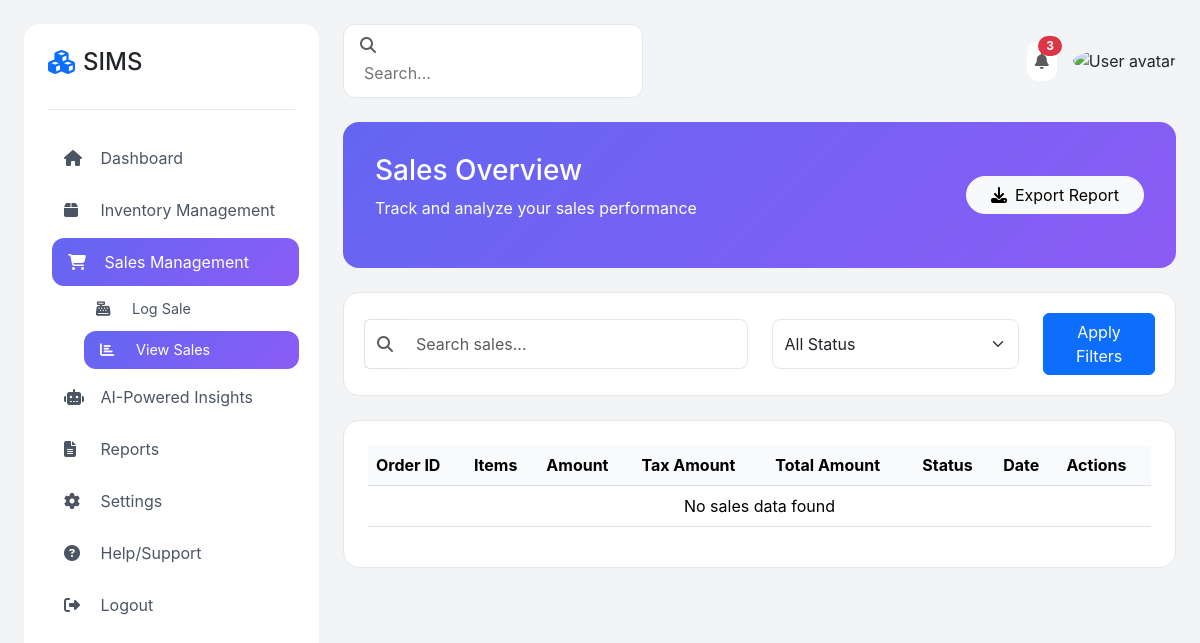
Before: /sales/viewsales.php (signed in) with the older database file.
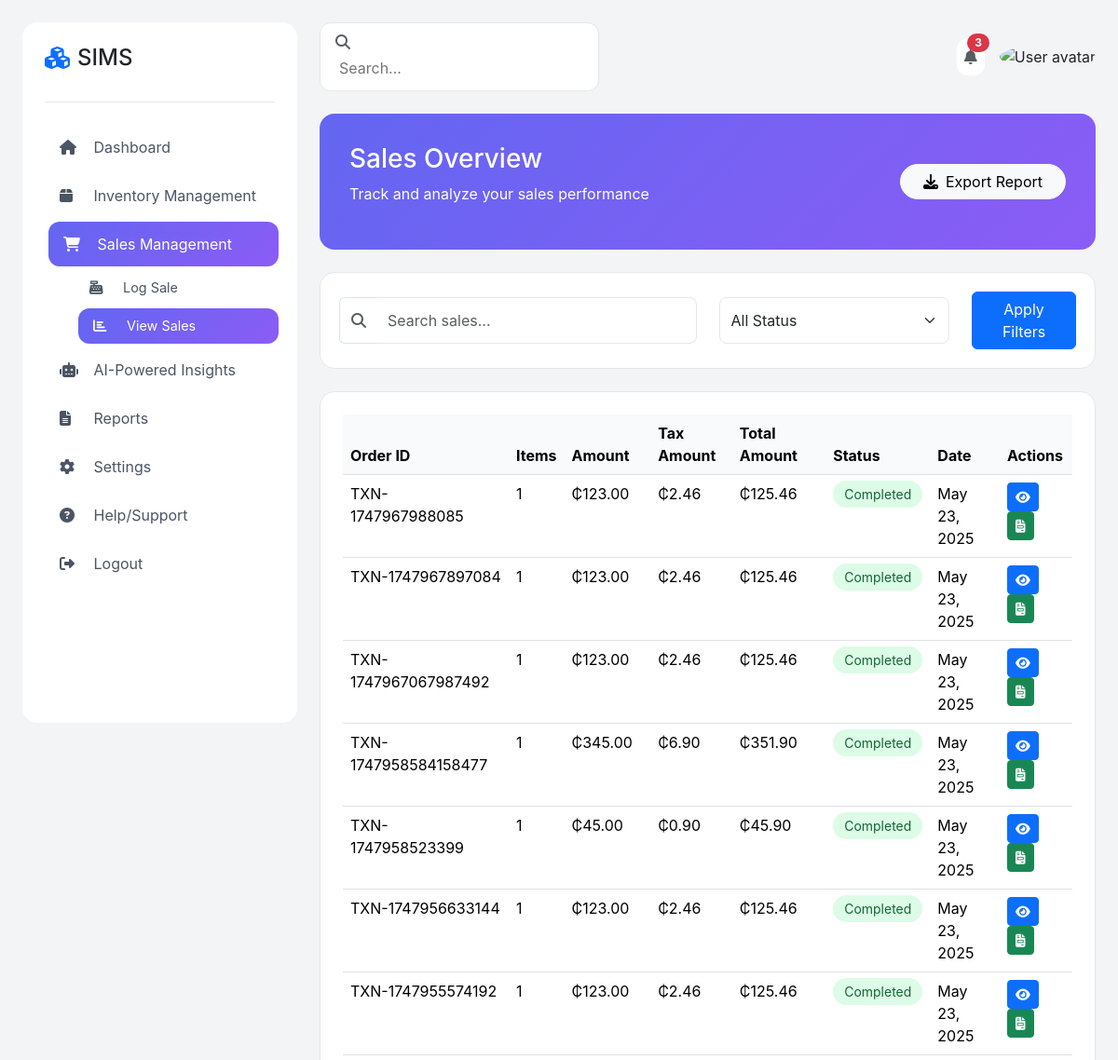
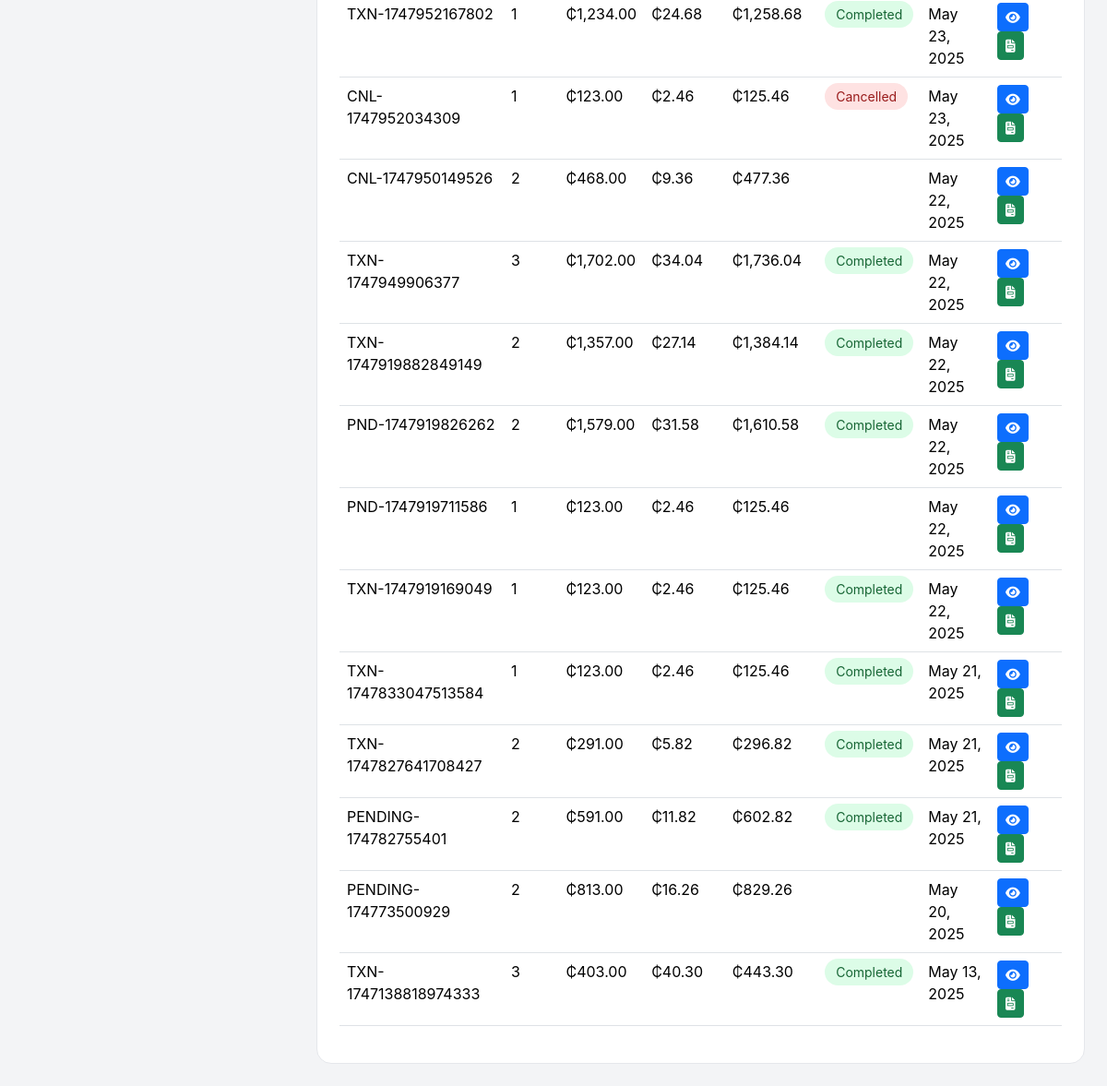
After: the same page with the newer database file (2 pictures, top to bottom).
### tables this page shows
CREATE TABLE `sales` (
  `id` int(11) NOT NULL,
  `transaction_number` varchar(20) NOT NULL,
  `sale_date` datetime NOT NULL,
  `subtotal` decimal(10,2) NOT NULL DEFAULT 0.00,
  `tax_amount` decimal(10,2) NOT NULL DEFAULT 0.00,
  `total_amount` decimal(10,2) NOT NULL DEFAULT 0.00,
  `payment_method` varchar(50) DEFAULT 'Cash',
  `created_by` int(11) NOT NULL,
  `created_at` timestamp NOT NULL DEFAULT current_timestamp(),
  `updated_by` int(11) DEFAULT NULL,
  `updated_at` timestamp NOT NULL DEFAULT current_timestamp() ON UPDATE current_timestamp(),
  `sale_status` enum('Completed','Pending','Cancelled') NOT NULL DEFAULT 'Completed'
);

### sales/viewsales.php (the view, shortened to what the changed rows need)
<?php
include "../config/config.php";
$query = "SELECT
            s.id,
            s.transaction_number,
            COUNT(DISTINCT si.product_id) as item_count,
            s.subtotal,
            s.tax_amount,
            s.total_amount,
            s.sale_status,
            s.sale_date
          FROM
            sales s
          LEFT JOIN
            sale_details si ON s.id = si.sale_id
          LEFT JOIN
            products p ON si.product_id = p.id
          GROUP BY
            s.id
          ORDER BY
            s.sale_date DESC";
$result = mysqli_query($connect, $query);
?>
<!DOCTYPE html>
<html lang="en">
<head>
    <link href="https://cdnjs.cloudflare.com/ajax/libs/bootstrap/5.3.2/css/bootstrap.min.css" rel="stylesheet">
    <link href="https://cdnjs.cloudflare.com/ajax/libs/font-awesome/6.4.2/css/all.min.css" rel="stylesheet">
    <link href="../style/css/style.css" rel="stylesheet">
</head>
<body>
    <div class="layout-container">
        <div class="main-content">
            <div class="inventory-table">
                <div class="table-responsive">
                    <table class="table">
                        <thead>
                            <tr>
                                <th>Order ID</th>
                                <th>Items</th>
                                <th>Amount</th>
                                <th>Tax Amount</th>
                                <th>Total Amount</th>
                                <th>Status</th>
                                <th>Date</th>
                                <th>Actions</th>
                            </tr>
                        </thead>
                        <tbody id="salesTableBody">
                            <?php
                            if ($result && mysqli_num_rows($result) > 0) {
                                while ($row = mysqli_fetch_assoc($result)) {
                                    $statusClass = "";
                                    switch (strtolower($row['sale_status'])) {
                                        case 'completed':
                                            $statusClass = "completed";
                                            break;
                                        case 'cancelled':
                                            $statusClass = "cancelled";
                                            break;
                                        default:
                                            $statusClass = "bg-secondary";
                                    }
                                    echo "<tr data-id='" . htmlspecialchars($row['id']) . "' class='sale-row'>";
                                    echo "<td>" . htmlspecialchars($row['transaction_number']) . "</td>";
                                    echo "<td>" . htmlspecialchars($row['item_count']) . "</td>";
                                    echo "<td>₵" . number_format($row['subtotal'], 2) . "</td>";
                                    echo "<td>₵" . number_format($row['tax_amount'], 2) . "</td>";
                                    echo "<td>₵" . number_format($row['total_amount'], 2) . "</td>";
                                    print_r("<td><span class='status-badge status-" . $statusClass . "'>" . $row['sale_status'] . "</span></td>");
                                    echo "<td>" . date('M d, Y', strtotime($row['sale_date'])) . "</td>";
                                    echo "<td>
                                            <button class='btn btn-sm btn-primary view-details' data-id='" . htmlspecialchars($row['id']) . "'>
                                                <i class='fas fa-eye'></i>
                                            </button>
                                            <button class='btn btn-sm btn-success generate-invoice' data-id='" . htmlspecialchars($row['id']) . "'>
                                                <i class='fas fa-file-invoice'></i>
                                            </button>
                                          </td>";
                                    echo "</tr>";
                                }
                            } else {
                                echo "<tr><td colspan='8' class='text-center'>No sales data found</td></tr>";
                            }
                            ?>
                        </tbody>
                    </table>
                </div>
            </div>
        </div>
    </div>
</body>
</html>

Changed rows visible on the page:
added sales: transaction_number "TXN-1747967988085", item_count "1", subtotal "123.00", tax_amount "2.46", total_amount "125.46", value "Completed", sale_date "May 23, 2025"
added sales: transaction_number "TXN-1747967897084", item_count "1", subtotal "123.00", tax_amount "2.46", total_amount "125.46", value "Completed", sale_date "May 23, 2025"
added sales: transaction_number "TXN-1747967067987492", item_count "1", subtotal "123.00", tax_amount "2.46", total_amount "125.46", value "Completed", sale_date "May 23, 2025"
added sales: transaction_number "TXN-1747958584158477", item_count "1", subtotal "345.00", tax_amount "6.90", total_amount "351.90", value "Completed", sale_date "May 23, 2025"
added sales: transaction_number "TXN-1747958523399", item_count "1", subtotal "45.00", tax_amount "0.90", total_amount "45.90", value "Completed", sale_date "May 23, 2025"
added sales: transaction_number "TXN-1747956633144", item_count "1", subtotal "123.00", tax_amount "2.46", total_amount "125.46", value "Completed", sale_date "May 23, 2025"
added sales: transaction_number "TXN-1747955574192", item_count "1", subtotal "123.00", tax_amount "2.46", total_amount "125.46", value "Completed", sale_date "May 23, 2025"
added sales: transaction_number "TXN-1747952167802", item_count "1", subtotal "1,234.00", tax_amount "24.68", total_amount "1,258.68", value "Completed", sale_date "May 23, 2025"
added sales: transaction_number "CNL-1747952034309", item_count "1", subtotal "123.00", tax_amount "2.46", total_amount "125.46", value "Cancelled", sale_date "May 23, 2025"
added sales: transaction_number "CNL-1747950149526", item_count "2", subtotal "468.00", tax_amount "9.36", total_amount "477.36", sale_date "May 22, 2025"
added sales: transaction_number "TXN-1747949906377", item_count "3", subtotal "1,702.00", tax_amount "34.04", total_amount "1,736.04", value "Completed", sale_date "May 22, 2025"
added sales: transaction_number "TXN-1747919882849149", item_count "2", subtotal "1,357.00", tax_amount "27.14", total_amount "1,384.14", value "Completed", sale_date "May 22, 2025"
added sales: transaction_number "PND-1747919826262", item_count "2", subtotal "1,579.00", tax_amount "31.58", total_amount "1,610.58", value "Completed", sale_date "May 22, 2025"
added sales: transaction_number "PND-1747919711586", item_count "1", subtotal "123.00", tax_amount "2.46", total_amount "125.46", sale_date "May 22, 2025"
added sales: transaction_number "TXN-1747919169049", item_count "1", subtotal "123.00", tax_amount "2.46", total_amount "125.46", value "Completed", sale_date "May 22, 2025"
added sales: transaction_number "TXN-1747833047513584", item_count "1", subtotal "123.00", tax_amount "2.46", total_amount "125.46", value "Completed", sale_date "May 21, 2025"
added sales: transaction_number "TXN-1747827641708427", item_count "2", subtotal "291.00", tax_amount "5.82", total_amount "296.82", value "Completed", sale_date "May 21, 2025"
added sales: transaction_number "PENDING-174782755401", item_count "2", subtotal "591.00", tax_amount "11.82", total_amount "602.82", value "Completed", sale_date "May 21, 2025"
added sales: transaction_number "PENDING-174773500929", item_count "2", subtotal "813.00", tax_amount "16.26", total_amount "829.26", sale_date "May 20, 2025"
added sales: transaction_number "TXN-1747138818974333", item_count "3", subtotal "403.00", tax_amount "40.30", total_amount "443.30", value "Completed", sale_date "May 13, 2025"
Other visible differences:
text no longer shown: "No sales data found"
